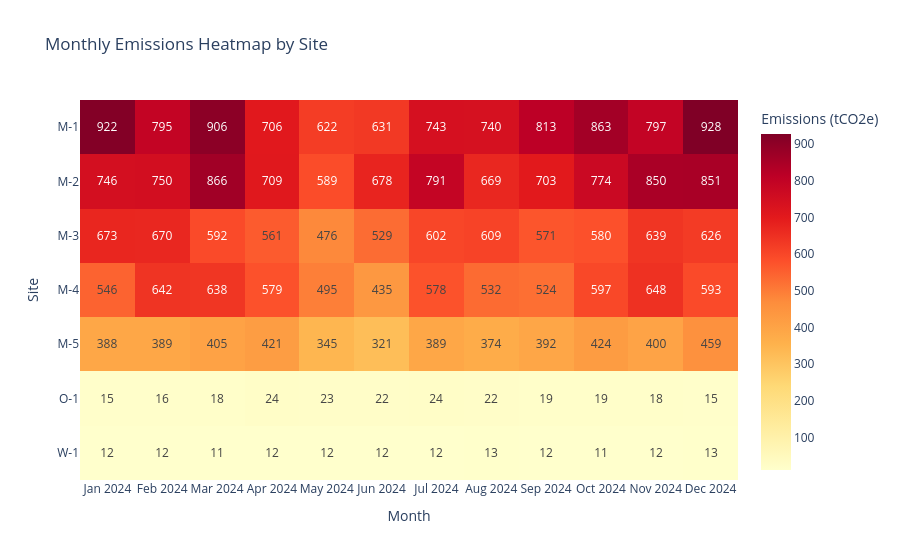

Notebook code for this chart:
### Code cell
# Chart 4: Site-by-month emissions heatmap

site_month = esg_df.pivot_table(
    index="Site Name",
    columns="Year_Month",
    values=EMISSIONS,
    aggfunc="sum",
)

# Display every month in the observed date range.
# Leave missing site-month combinations as gaps, not assumed zeros.
all_months = pd.period_range(
    esg_df["Year_Month"].min(),
    esg_df["Year_Month"].max(),
    freq="M",
)
site_month = site_month.reindex(
    index=site_order,
    columns=all_months,
)
site_month.columns = site_month.columns.strftime("%b %Y")

fig4 = px.imshow(
    site_month,
    aspect="auto",
    color_continuous_scale="YlOrRd",
    text_auto=",.0f",
    title="Monthly Emissions Heatmap by Site",
    labels={
        "x": "Month",
        "y": "Site",
        "color": "Emissions (tCO2e)",
    },
)

fig4.update_xaxes(side="bottom")
fig4.update_traces(
    hovertemplate=(
        "Site: %{y}<br>"
        "Month: %{x}<br>"
        "Emissions: %{z:,.2f} tCO2e"
        "<extra></extra>"
    ),
    hoverongaps=False,
)

### Figure 1 — Plotly figure (JSON) as saved in the notebook; plotly's stock layout.template omitted (floating-point values rounded to 4 significant figures)
{"data": [{"coloraxis": "coloraxis", "hoverongaps": false, "hovertemplate": "Site: %{y}<br>Month: %{x}<br>Emissions: %{z:,.2f} tCO2e<extra></extra>", "name": "0", "texttemplate": "%{z:,.0f}", "type": "heatmap", "x": ["Jan 2024", "Feb 2024", "Mar 2024", "Apr 2024", "May 2024", "Jun 2024", "Jul 2024", "Aug 2024", "Sep 2024", "Oct 2024", "Nov 2024", "Dec 2024"], "xaxis": "x", "y": ["M-1", "M-2", "M-3", "M-4", "M-5", "O-1", "W-1"], "yaxis": "y", "z": [[921.7, 794.7, 905.8, 706.1, 622.2, 631.3, 742.5, 740.2, 812.8, 863.2, 796.8, 928.0], [746.2, 750.0, 865.7, 709.2, 588.6, 677.6, 791.3, 669.4, 703.1, 773.7, 849.6, 850.6], [673.3, 669.9, 592.0, 560.7, 476.3, 528.8, 601.7, 609.2, 570.7, 580.1, 638.7, 626.3], [546.2, 642.1, 637.7, 579.5, 494.6, 434.9, 577.6, 532.0, 523.9, 596.8, 648.1, 593.1], [387.7, 389.0, 405.0, 421.0, 344.6, 321.0, 388.7, 373.9, 391.9, 423.9, 399.9, 458.7], [15.2, 16.3, 17.95, 23.58, 22.82, 22.21, 23.79, 22.46, 18.85, 19.07, 18.37, 15.21], [12.06, 11.59, 11.17, 12.31, 12.24, 12.35, 11.99, 12.56, 12.43, 11.43, 11.63, 12.84]]}], "layout": {"coloraxis": {"autocolorscale": false, "colorbar": {"title": {"text": "Emissions (tCO2e)"}}, "colorscale": [[0, "rgb(255,255,204)"], [0.125, "rgb(255,237,160)"], [0.25, "rgb(254,217,118)"], [0.375, "rgb(254,178,76)"], [0.5, "rgb(253,141,60)"], [0.625, "rgb(252,78,42)"], [0.75, "rgb(227,26,28)"], [0.875, "rgb(189,0,38)"], [1, "rgb(128,0,38)"]]}, "title": {"text": "Monthly Emissions Heatmap by Site"}, "xaxis": {"anchor": "y", "domain": [0, 1], "side": "bottom", "title": {"text": "Month"}}, "yaxis": {"anchor": "x", "autorange": "reversed", "domain": [0, 1], "title": {"text": "Site"}}}}
